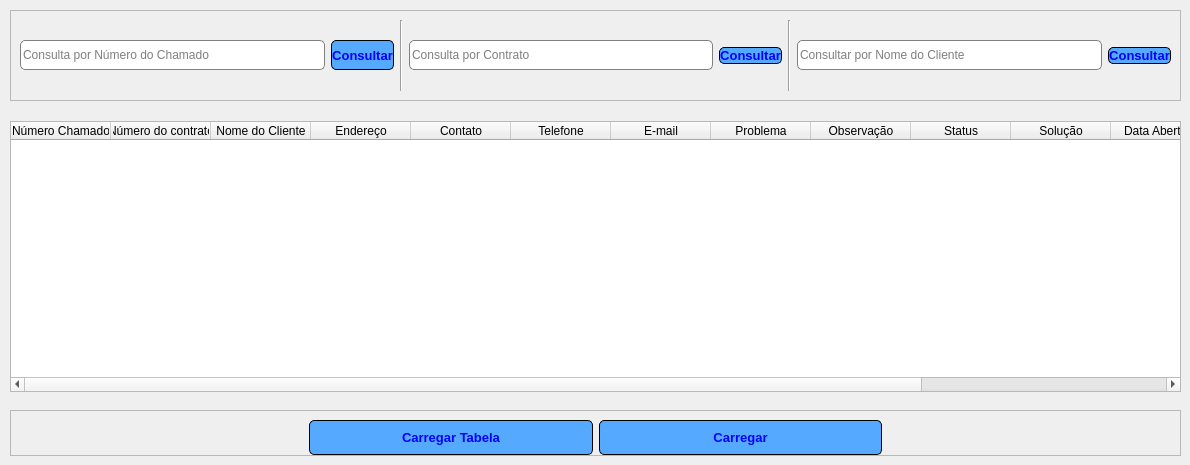
   <widget class="QWidget" name="tab_consulta_chamado">
    <attribute name="icon">
     <iconset>
      <normaloff>_img/consulta.png</normaloff>_img/consulta.png</iconset>
    </attribute>
    <attribute name="title">
     <string>Consulta de Chamados</string>
    </attribute>
    <widget class="QTableWidget" name="tabela_chamado">
     <property name="geometry">
      <rect>
       <x>10</x>
       <y>121</y>
       <width>1171</width>
       <height>271</height>
      </rect>
     </property>
     <attribute name="verticalHeaderVisible">
      <bool>false</bool>
     </attribute>
     <column>
      <property name="text">
       <string>Número Chamado</string>
      </property>
     </column>
     <column>
      <property name="text">
       <string>Número do contrato</string>
      </property>
     </column>
     <column>
      <property name="text">
       <string>Nome do Cliente</string>
      </property>
     </column>
     <column>
      <property name="text">
       <string>Endereço</string>
      </property>
     </column>
     <column>
      <property name="text">
       <string>Contato</string>
      </property>
     </column>
     <column>
      <property name="text">
       <string>Telefone</string>
      </property>
     </column>
     <column>
      <property name="text">
       <string>E-mail</string>
      </property>
     </column>
     <column>
      <property name="text">
       <string>Problema</string>
      </property>
     </column>
     <column>
      <property name="text">
       <string>Observação</string>
      </property>
     </column>
     <column>
      <property name="text">
       <string>Status</string>
      </property>
     </column>
     <column>
      <property name="text">
       <string>Solução</string>
      </property>
     </column>
     <column>
      <property name="text">
       <string>Data Abertura</string>
      </property>
     </column>
     <column>
      <property name="text">
       <string>Classificação</string>
      </property>
     </column>
     <column>
      <property name="text">
       <string>Atualização</string>
      </property>
     </column>
    </widget>
    <widget class="QFrame" name="frame_3">
     <property name="geometry">
      <rect>
       <x>10</x>
       <y>10</y>
       <width>1171</width>
       <height>91</height>
      </rect>
     </property>
     <property name="frameShape">
      <enum>QFrame::StyledPanel</enum>
     </property>
     <property name="frameShadow">
      <enum>QFrame::Raised</enum>
     </property>
     <layout class="QHBoxLayout" name="horizontalLayout_2">
      <item>
       <widget class="QLineEdit" name="txt_consulta_numero_chamado">
        <property name="minimumSize">
         <size>
          <width>0</width>
          <height>30</height>
         </size>
        </property>
        <property name="styleSheet">
         <string notr="true">border-radius: 5px;
background-color: rgb(255, 255, 255);
border: 1px solid gray</string>
        </property>
        <property name="placeholderText">
         <string>Consulta por Número do Chamado</string>
        </property>
       </widget>
      </item>
      <item>
       <widget class="QPushButton" name="btn_consultar_numero_chamado">
        <property name="minimumSize">
         <size>
          <width>0</width>
          <height>30</height>
         </size>
        </property>
        <property name="font">
         <font>
          <pointsize>10</pointsize>
          <weight>75</weight>
          <bold>true</bold>
         </font>
        </property>
        <property name="styleSheet">
         <string notr="true">QPushButton{
	background-color: rgb(85, 170, 255);
	color: rgb(0, 0, 255);
	border-radius: 5px;
	border: 1px solid
}
QPushButton:hover{
	
	color: rgb(85, 170, 255);
	background-color: rgb(0, 0, 255);
	border: solid 5p
}</string>
        </property>
        <property name="text">
         <string>Consultar</string>
        </property>
        <property name="icon">
         <iconset>
          <normaloff>_img/buscar.png</normaloff>_img/buscar.png</iconset>
        </property>
        <property name="iconSize">
         <size>
          <width>24</width>
          <height>24</height>
         </size>
        </property>
       </widget>
      </item>
      <item>
       <widget class="Line" name="line">
        <property name="orientation">
         <enum>Qt::Vertical</enum>
        </property>
       </widget>
      </item>
      <item>
       <widget class="QLineEdit" name="txt_consulta_contrato">
        <property name="minimumSize">
         <size>
          <width>0</width>
          <height>30</height>
         </size>
        </property>
        <property name="styleSheet">
         <string notr="true">border-radius: 5px;
background-color: rgb(255, 255, 255);
border: 1px solid gray</string>
        </property>
        <property name="placeholderText">
         <string>Consulta por Contrato</string>
        </property>
       </widget>
      </item>
      <item>
       <widget class="QPushButton" name="btn_consulta_contrato">
        <property name="font">
         <font>
          <pointsize>10</pointsize>
          <weight>75</weight>
          <bold>true</bold>
         </font>
        </property>
        <property name="styleSheet">
         <string notr="true">QPushButton{
	background-color: rgb(85, 170, 255);
	color: rgb(0, 0, 255);
	border-radius: 5px;
	border: 1px solid
}
QPushButton:hover{
	
	color: rgb(85, 170, 255);
	background-color: rgb(0, 0, 255);
	border: solid 5p
}</string>
        </property>
        <property name="text">
         <string>Consultar</string>
        </property>
        <property name="icon">
         <iconset>
          <normaloff>_img/buscar.png</normaloff>_img/buscar.png</iconset>
        </property>
        <property name="iconSize">
         <size>
          <width>24</width>
          <height>24</height>
         </size>
        </property>
       </widget>
      </item>
      <item>
       <widget class="Line" name="line_2">
        <property name="orientation">
         <enum>Qt::Vertical</enum>
        </property>
       </widget>
      </item>
      <item>
       <widget class="QLineEdit" name="txt_consulta_nome_cliente">
        <property name="minimumSize">
         <size>
          <width>0</width>
          <height>30</height>
         </size>
        </property>
        <property name="styleSheet">
         <string notr="true">border-radius: 5px;
background-color: rgb(255, 255, 255);
border: 1px solid gray</string>
        </property>
        <property name="placeholderText">
         <string>Consultar por Nome do Cliente</string>
        </property>
       </widget>
      </item>
      <item>
       <widget class="QPushButton" name="btn_consultar_nome_cliente">
        <property name="font">
         <font>
          <pointsize>10</pointsize>
          <weight>75</weight>
          <bold>true</bold>
         </font>
        </property>
        <property name="styleSheet">
         <string notr="true">QPushButton{
	background-color: rgb(85, 170, 255);
	color: rgb(0, 0, 255);
	border-radius: 5px;
	border: 1px solid
}
QPushButton:hover{
	
	color: rgb(85, 170, 255);
	background-color: rgb(0, 0, 255);
	border: solid 5p
}</string>
        </property>
        <property name="text">
         <string>Consultar</string>
        </property>
        <property name="icon">
         <iconset>
          <normaloff>_img/buscar.png</normaloff>_img/buscar.png</iconset>
        </property>
        <property name="iconSize">
         <size>
          <width>24</width>
          <height>24</height>
         </size>
        </property>
       </widget>
      </item>
     </layout>
    </widget>
    <widget class="QFrame" name="frame_4">
     <property name="geometry">
      <rect>
       <x>10</x>
       <y>410</y>
       <width>1171</width>
       <height>46</height>
      </rect>
     </property>
     <property name="frameShape">
      <enum>QFrame::StyledPanel</enum>
     </property>
     <property name="frameShadow">
      <enum>QFrame::Raised</enum>
     </property>
     <layout class="QHBoxLayout" name="horizontalLayout_3">
      <item>
       <widget class="QLabel" name="label_17">
        <property name="text">
         <string/>
        </property>
       </widget>
      </item>
      <item>
       <widget class="QPushButton" name="btn_carregar_tabela">
        <property name="minimumSize">
         <size>
          <width>0</width>
          <height>35</height>
         </size>
        </property>
        <property name="font">
         <font>
          <pointsize>10</pointsize>
          <weight>75</weight>
          <bold>true</bold>
         </font>
        </property>
        <property name="styleSheet">
         <string notr="true">QPushButton{
	background-color: rgb(85, 170, 255);
	color: rgb(0, 0, 255);
	border-radius: 5px;
	border: 1px solid
}
QPushButton:hover{
	
	color: rgb(85, 170, 255);
	background-color: rgb(0, 0, 255);
	border: solid 5p
}</string>
        </property>
        <property name="text">
         <string>Carregar Tabela</string>
        </property>
        <property name="icon">
         <iconset>
          <normaloff>_img/pesquisa_chamado.png</normaloff>_img/pesquisa_chamado.png</iconset>
        </property>
        <property name="iconSize">
         <size>
          <width>24</width>
          <height>24</height>
         </size>
        </property>
       </widget>
      </item>
      <item>
       <widget class="QPushButton" name="btn_carregar">
        <property name="minimumSize">
         <size>
          <width>0</width>
          <height>35</height>
         </size>
        </property>
        <property name="font">
         <font>
          <pointsize>10</pointsize>
          <weight>75</weight>
          <bold>true</bold>
         </font>
        </property>
        <property name="styleSheet">
         <string notr="true">QPushButton{
	background-color: rgb(85, 170, 255);
	color: rgb(0, 0, 255);
	border-radius: 5px;
	border: 1px solid
}
QPushButton:hover{
	
	color: rgb(85, 170, 255);
	background-color: rgb(0, 0, 255);
	border: solid 5p
}</string>
        </property>
        <property name="text">
         <string>Carregar</string>
        </property>
        <property name="icon">
         <iconset>
          <normaloff>_img/carregar.png</normaloff>_img/carregar.png</iconset>
        </property>
        <property name="iconSize">
         <size>
          <width>24</width>
          <height>24</height>
         </size>
        </property>
       </widget>
      </item>
      <item>
       <widget class="QLabel" name="label_18">
        <property name="text">
         <string/>
        </property>
       </widget>
      </item>
     </layout>
    </widget>
   </widget>
